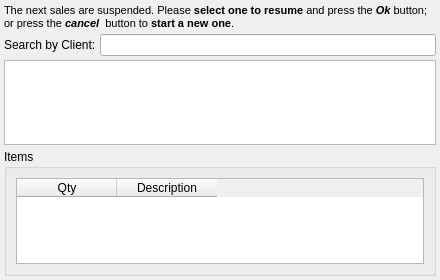
<?xml version="1.0" encoding="UTF-8"?>
<ui version="4.0">
 <class>resumeDialog</class>
 <widget class="QWidget" name="resumeDialog">
  <property name="geometry">
   <rect>
    <x>0</x>
    <y>0</y>
    <width>440</width>
    <height>280</height>
   </rect>
  </property>
  <property name="minimumSize">
   <size>
    <width>440</width>
    <height>280</height>
   </size>
  </property>
  <property name="windowTitle">
   <string>Resume Sale</string>
  </property>
  <layout class="QVBoxLayout" name="verticalLayout">
   <property name="spacing">
    <number>4</number>
   </property>
   <property name="leftMargin">
    <number>4</number>
   </property>
   <property name="topMargin">
    <number>4</number>
   </property>
   <property name="rightMargin">
    <number>4</number>
   </property>
   <property name="bottomMargin">
    <number>4</number>
   </property>
   <item>
    <widget class="QLabel" name="lblTitle">
     <property name="text">
      <string>&lt;!DOCTYPE HTML PUBLIC &quot;-//W3C//DTD HTML 4.0//EN&quot; &quot;http://www.w3.org/TR/REC-html40/strict.dtd&quot;&gt;
&lt;html&gt;&lt;head&gt;&lt;meta name=&quot;qrichtext&quot; content=&quot;1&quot; /&gt;&lt;style type=&quot;text/css&quot;&gt;
p, li { white-space: pre-wrap; }
&lt;/style&gt;&lt;/head&gt;&lt;body style=&quot; font-family:'Lucida Grande'; font-size:8pt; font-weight:400; font-style:normal;&quot;&gt;
&lt;p style=&quot; margin-top:0px; margin-bottom:0px; margin-left:0px; margin-right:0px; -qt-block-indent:0; text-indent:0px;&quot;&gt;The next sales are suspended. Please &lt;span style=&quot; font-weight:600;&quot;&gt;select one to resume&lt;/span&gt; and press the &lt;span style=&quot; font-weight:600; font-style:italic;&quot;&gt;Ok&lt;/span&gt; button; or press the &lt;span style=&quot; font-weight:600; font-style:italic;&quot;&gt;cancel&lt;/span&gt;  button to &lt;span style=&quot; font-weight:600;&quot;&gt;start a new one&lt;/span&gt;.&lt;/p&gt;&lt;/body&gt;&lt;/html&gt;</string>
     </property>
     <property name="wordWrap">
      <bool>true</bool>
     </property>
    </widget>
   </item>
   <item>
    <layout class="QHBoxLayout" name="horizontalLayout">
     <item>
      <widget class="QLabel" name="label">
       <property name="text">
        <string>Search by Client:</string>
       </property>
      </widget>
     </item>
     <item>
      <widget class="QLineEdit" name="editSearch"/>
     </item>
    </layout>
   </item>
   <item>
    <widget class="QTableView" name="tableWidget">
     <property name="minimumSize">
      <size>
       <width>280</width>
       <height>0</height>
      </size>
     </property>
     <property name="editTriggers">
      <set>QAbstractItemView::NoEditTriggers</set>
     </property>
     <property name="selectionMode">
      <enum>QAbstractItemView::SingleSelection</enum>
     </property>
     <property name="selectionBehavior">
      <enum>QAbstractItemView::SelectRows</enum>
     </property>
     <property name="sortingEnabled">
      <bool>true</bool>
     </property>
     <property name="cornerButtonEnabled">
      <bool>false</bool>
     </property>
    </widget>
   </item>
   <item>
    <widget class="QGroupBox" name="groupBox">
     <property name="minimumSize">
      <size>
       <width>0</width>
       <height>100</height>
      </size>
     </property>
     <property name="title">
      <string>Items</string>
     </property>
     <layout class="QVBoxLayout" name="verticalLayout_2">
      <item>
       <widget class="QTableWidget" name="contentTable">
        <column>
         <property name="text">
          <string>Qty</string>
         </property>
        </column>
        <column>
         <property name="text">
          <string>Description</string>
         </property>
        </column>
       </widget>
      </item>
     </layout>
    </widget>
   </item>
  </layout>
 </widget>
 <tabstops>
  <tabstop>editSearch</tabstop>
  <tabstop>tableWidget</tabstop>
  <tabstop>contentTable</tabstop>
 </tabstops>
 <resources/>
 <connections/>
</ui>
